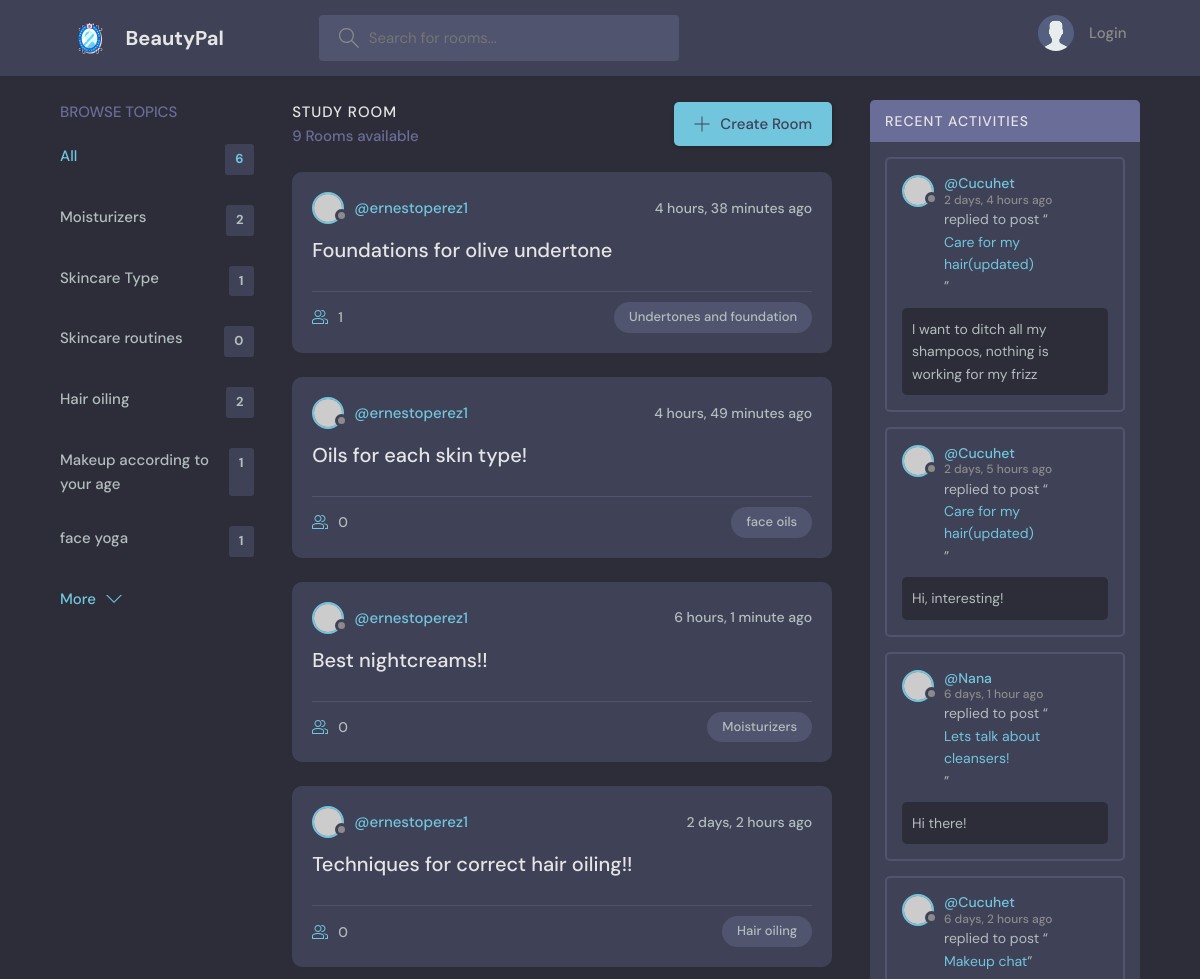
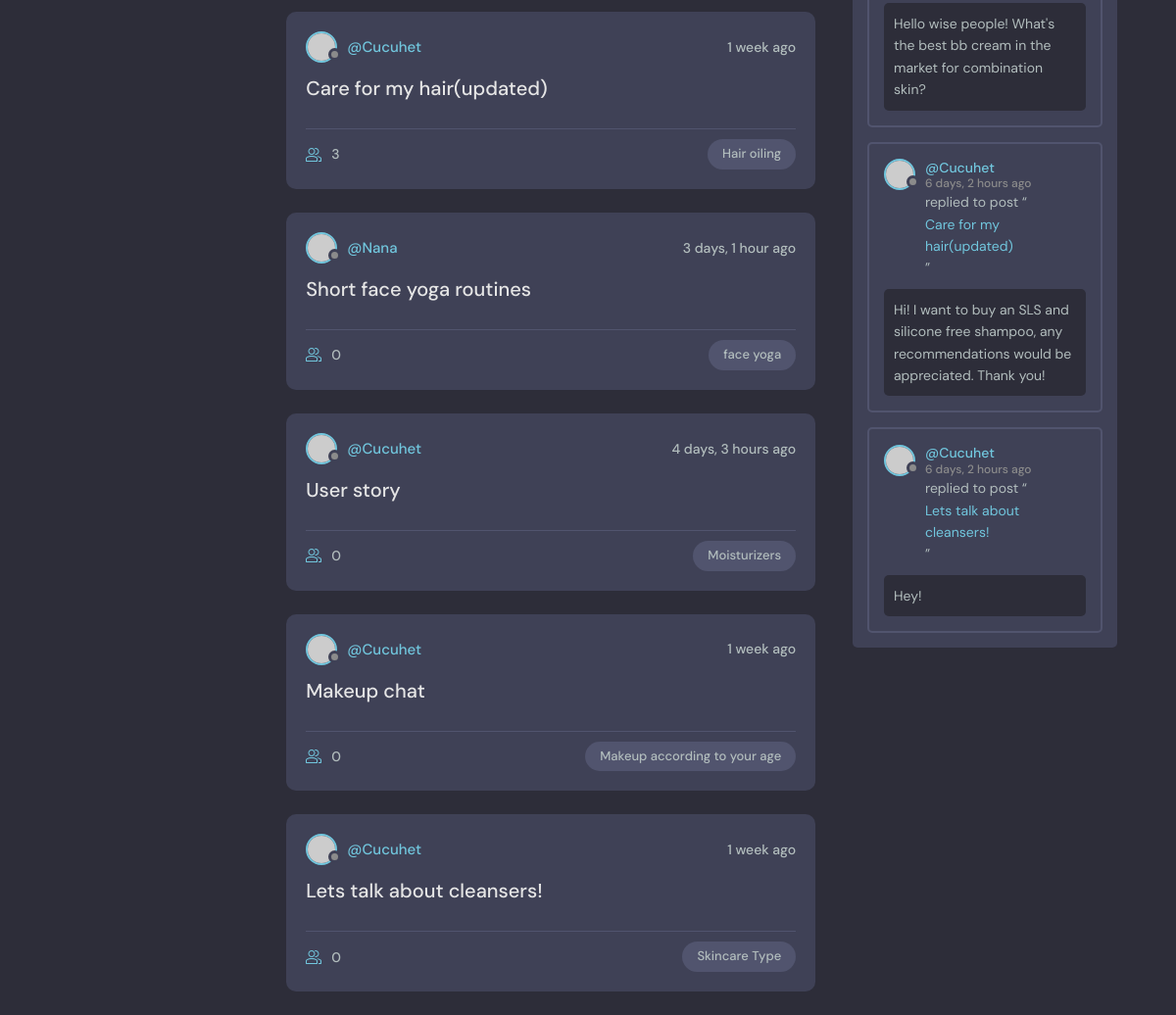
The page / on the database its author committed (2 pictures, top to bottom).
### beautypal/models.py (models this page shows, shortened)
class Topic(models.Model):
    name = models.CharField(max_length=200)

class Room(models.Model):
    host = models.ForeignKey(User, on_delete= models.SET_NULL, null = True)
    topic = models.ForeignKey(Topic, on_delete= models.SET_NULL, null = True)
    name = models.CharField(max_length=200)
    description = models.TextField(null=True, blank=True)
    participants = models.ManyToManyField(User, related_name='participants', blank = True)
    updated = models.DateTimeField(auto_now=True)
    created = models.DateTimeField(auto_now_add=True)
    class Meta:
        ordering = [ '-updated', '-created']
    def __str__(self):
        return self.name

class Message(models.Model):
    user = models.ForeignKey(User, on_delete=models.CASCADE)
    room = models.ForeignKey(Room, on_delete= models.CASCADE)
    body = models.TextField()
    updated = models.DateTimeField(auto_now=True)
    created = models.DateTimeField(auto_now_add=True)
    class Meta:
        ordering = [ '-updated', '-created']

### beautypal/views.py (the view)
# urls.py: path('', views.home, name="home"),
def home(request):
    q = request.GET.get('q') if request.GET.get('q') !=None else ''
    rooms = Room.objects.filter(
       Q(topic__name__icontains=q) |
       Q(name__icontains=q) |
       Q(description__icontains=q))
    topics = Topic.objects.all()[0:6]
    room_count = rooms.count()
    room_messages = Message.objects.filter(Q(room__topic__name__icontains=q))
    context = {'rooms': rooms, 'topics': topics,
               'room_count' : room_count,'room_messages' : room_messages}
    return render(request, 'beautypal/home.html', context)

### beautypal/templates/beautypal/home.html (shortened to what this page needs)
{% extends 'main.html' %}
{% block content %}
<main class="layout layout--3">
  <div class="container">
    {% include 'beautypal/topics_component.html' %}
    <div class="roomList">
      <div class="roomList__header">
        <div>
          <h2>Study Room</h2>
          <p>{{room_count}} Rooms available</p>
        </div>
        <a class="btn btn--main" href="{% url 'create-room' %}">
          <svg version="1.1" xmlns="http://www.w3.org/2000/svg" width="32" height="32" viewBox="0 0 32 32">
            <title>add</title>
            <path
              d="M16.943 0.943h-1.885v14.115h-14.115v1.885h14.115v14.115h1.885v-14.115h14.115v-1.885h-14.115v-14.115z">
            </path>
          </svg>
          Create Room
        </a>
      </div>
      {% include 'beautypal/feed_component.html' %}
    </div>
    {% include 'beautypal/activity_component.html' %}
  </div>
</main>
{% endblock %}

### beautypal/templates/beautypal/topics_component.html
<div class="topics">
    <div class="topics__header">
        <h2>Browse Topics</h2>
    </div>
    <ul class="topics__list">
        <li>
            <a href="{% url 'home' %}" class="active">All <span>{{topics.count}}</span></a>
        </li>
        {% for topic in topics %}
        <li>
            <a href="{% url 'home' %}?q={{topic.name}}">{{topic.name}}<span>{{topic.room_set.all.count}}</span></a>
        </li>
        {% endfor %}
    </ul>
    <a class="btn btn--link" href="{% url 'topics' %}">
        More
        <svg version="1.1" xmlns="http://www.w3.org/2000/svg" width="32" height="32" viewBox="0 0 32 32">
            <title>chevron-down</title>
            <path d="M16 21l-13-13h-3l16 16 16-16h-3l-13 13z"></path>
        </svg>
    </a>
</div>

### beautypal/templates/beautypal/feed_component.html (shortened to what this page needs)
{% for room in rooms %}
<div class="roomListRoom">
    <div class="roomListRoom__header">
        <a href="{% url 'user-profile' room.host.id %}" class="roomListRoom__author">
            <div class="avatar avatar--small">
                <img src="https://randomuser.me/api/portraits/women/11.jpg" />
            </div>
            <span>@{{room.host.username}}</span>
        </a>
        <div class="roomListRoom__actions">
            <span>{{room.created|timesince}} ago</span>
        </div>
    </div>
    <div class="roomListRoom__content">
        <a href="{% url 'room' room.id %}">{{room.name}}</a>
    </div>
    <div class="roomListRoom__meta">
        <a href="{% url 'room' room.id %}"class="roomListRoom__joined">
            {{room.participants.all.count}}
        </a>
        <p class="roomListRoom__topic">{{room.topic.name}}</p>
    </div>
</div>
{% endfor %}

### beautypal/templates/beautypal/activity_component.html (shortened to what this page needs)
<div class="activities">
    <div class="activities__header">
        <h2>Recent Activities</h2>
    </div>
    {% for message in room_messages %}
    <div class="activities__box">
        <div class="activities__boxHeader roomListRoom__header">
            <a href="{% url 'user-profile' message.user.id %}" class="roomListRoom__author">
                <div class="avatar avatar--small">
                    <img src="https://randomuser.me/api/portraits/women/11.jpg" />
                </div>
                <p>
                    @{{message.user}}
                    <span>{{message.created|timesince}} ago</span>
                </p>
            </a>
        </div>
        <div class="activities__boxContent">
            <p>replied to post “<a href="{% url 'room' message.room.id %}">{{message.room}}</a>”</p>
            <div class="activities__boxRoomContent">
               {{message.body}}
            </div>
        </div>
    </div>
    {% endfor %}
</div>

### rows shown on the page
Topic: name "Moisturizers", room_set.all.count "2"
Topic: name "Skincare Type", room_set.all.count "1"
Topic: name "Skincare routines", room_set.all.count "0"
Topic: name "Hair oiling", room_set.all.count "2"
Topic: name "Makeup according to your age", room_set.all.count "1"
Topic: name "face yoga", room_set.all.count "1"
Room: host.username "ernestoperez1", created "4 hours, 38 minutes", name "Foundations for olive undertone", participants.all.count "1", topic.name "Undertones and foundation"
Room: host.username "ernestoperez1", created "4 hours, 49 minutes", name "Oils for each skin type!", participants.all.count "0", topic.name "face oils"
Room: host.username "ernestoperez1", created "6 hours, 1 minute", name "Best nightcreams!!", participants.all.count "0", topic.name "Moisturizers"
Room: host.username "ernestoperez1", created "2 days, 2 hours", name "Techniques for correct hair oiling!!", participants.all.count "0", topic.name "Hair oiling"
Room: host.username "Cucuhet", created "1 week", name "Care for my hair(updated)", participants.all.count "3", topic.name "Hair oiling"
Room: host.username "Nana", created "3 days, 1 hour", name "Short face yoga routines", participants.all.count "0", topic.name "face yoga"
Room: host.username "Cucuhet", created "4 days, 3 hours", name "User story", participants.all.count "0", topic.name "Moisturizers"
Room: host.username "Cucuhet", created "1 week", name "Makeup chat", participants.all.count "0", topic.name "Makeup according to your age"
Room: host.username "Cucuhet", created "1 week", name "Lets talk about cleansers!", participants.all.count "0", topic.name "Skincare Type"
Message: user "Cucuhet", created "2 days, 4 hours", room "Care for my hair(updated)", body "I want to ditch all my shampoos, nothing is working for my frizz"
Message: user "Cucuhet", created "2 days, 5 hours", room "Care for my hair(updated)", body "Hi, interesting!"
Message: user "Nana", created "6 days, 1 hour", room "Lets talk about cleansers!", body "Hi there!"
Message: user "Cucuhet", created "6 days, 2 hours", room "Makeup chat", body "Hello wise people! What's the best bb cream in the market for combination skin?"
Message: user "Cucuhet", created "6 days, 2 hours", room "Care for my hair(updated)", body "Hi! I want to buy an SLS and silicone free shampoo, any recommendations would be appreciated. Thank you!"
Message: user "Cucuhet", created "6 days, 2 hours", room "Lets talk about cleansers!", body "Hey!"

### other values the page prints
{{ topics.count }} "6"
{{ room_count }} "9"
